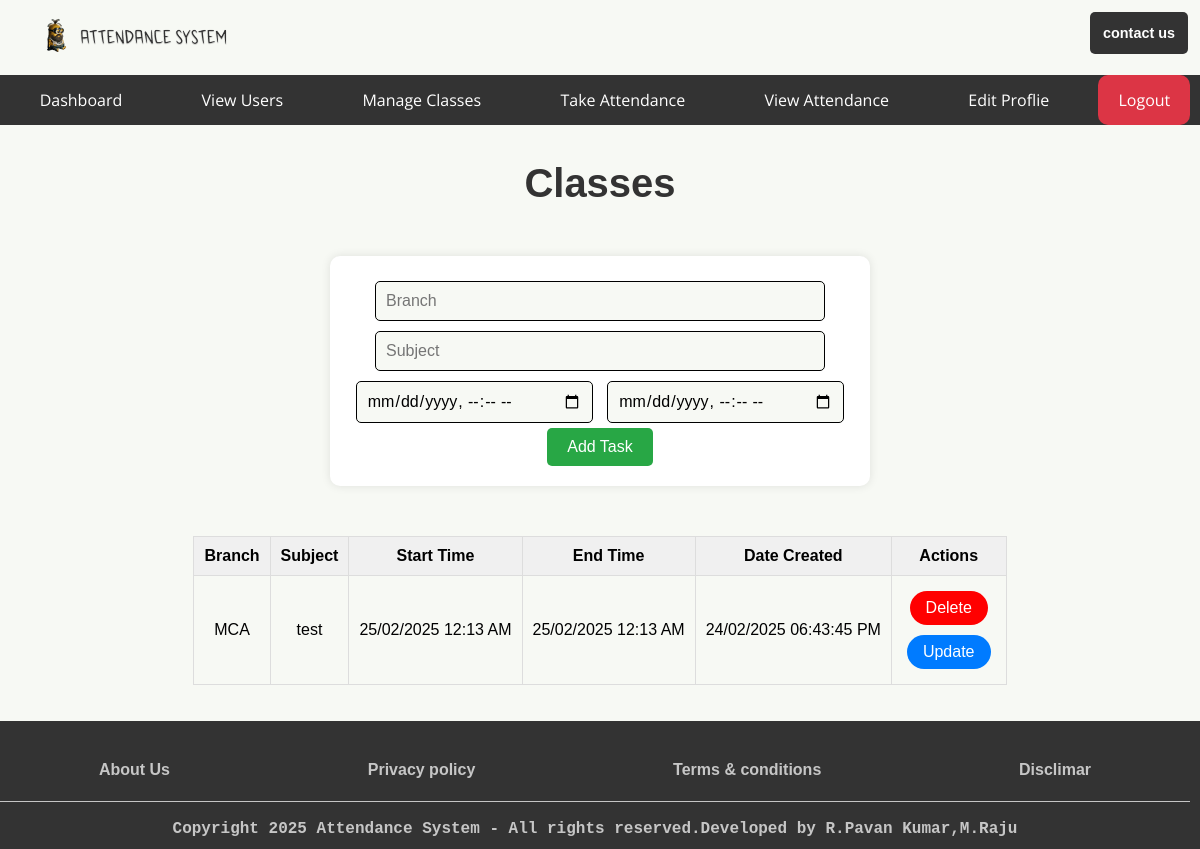
Page /teacher/manage_classes (signed in) on the committed database.
### app.py (models this page shows, shortened)
class SubjectsClasses(db.Model):  # Renamed to SubjectsClasses
    id = db.Column(db.Integer, primary_key=True)
    Branch = db.Column(db.String(200), nullable=False)
    Subject = db.Column(db.String(200), nullable=False)
    Start_Time = db.Column(db.DateTime, nullable=False)
    End_Time = db.Column(db.DateTime, nullable=False)
    date_created = db.Column(db.DateTime, default=datetime.utcnow)
    completed = db.Column(db.Integer, default=0)

### app.py (the view)
@app.route('/teacher/manage_classes', methods=['GET', 'POST'])
@role_required(['admin', 'teacher'])  # Allow both admin and teacher roles
def manage_classes():
    if request.method == "POST":
        branch = request.form['branch']
        subject = request.form['subject']
        start_time_str = request.form['start_time']
        end_time_str = request.form['end_time']
        if not start_time_str or not end_time_str:
            return "Error: Start Time and End Time are required fields", 400
        try:
            start_time = datetime.strptime(start_time_str, "%Y-%m-%dT%H:%M")
            end_time = datetime.strptime(end_time_str, "%Y-%m-%dT%H:%M")
        except ValueError:
            return "Error: Invalid date format. Please use YYYY-MM-DDTHH:MM format", 400
        new_task = SubjectsClasses(Branch=branch, Subject=subject, Start_Time=start_time, End_Time=end_time)
        try:
            db.session.add(new_task)
            db.session.commit()
            return redirect("/teacher/manage_classes")
        except Exception as e:
            print(f"Error: {e}")
            return f'Error: {e}'
    else:
        subjects = SubjectsClasses.query.filter(SubjectsClasses.Start_Time != None, SubjectsClasses.End_Time != None).order_by(SubjectsClasses.date_created).all()
        return render_template('auth/dashboards/teacher/manage_classes.html', subjects=subjects)

### app.py (called while the page is built)
def role_required(roles):
    if not isinstance(roles, list):
        roles = [roles]  # Ensure roles is a list
    def decorator(func):
        @wraps(func)
        def wrapper(*args, **kwargs):
            if 'username' not in session:
                return redirect(url_for('login'))
            user = User.query.filter_by(username=session['username']).first()
            if user.role not in roles:  # Check if the user's role is in the allowed roles list
                return redirect(url_for('index'))  # Redirect to the home page if unauthorized
            return func(*args, **kwargs)
        return wrapper
    return decorator

### templates/auth/dashboards/teacher/manage_classes.html (shortened to what this page needs)
{% extends 'base/base_teacher.html' %}
{% block body %}
<main>
            <h1>Classes</h1>
            <div class="div-sec">
            <form action="{{ url_for('manage_classes') }}" id="form-sec" method="POST">
                <input type="text" name="branch" id="text-sec" placeholder="Branch" required />
                <input type="text" name="subject" id="text-sec" placeholder="Subject" required />
                <input type="datetime-local" name="start_time" id="start_time" required />
                <input type="datetime-local" name="end_time" id="end_time" required />
                <input type="submit" value="Add Task" id="add_btn" />
            </form>
        </div>
            {% if subjects|length < 1 %}
                <h4>There are no Classes... create one below</h4>
            {% else %}
            <div style="overflow-x: auto; max-width: 100%;">
                <table>
                    <tr>
                        <th>Branch</th>
                        <th>Subject</th>
                        <th>Start Time</th>
                        <th>End Time</th>
                        <th>Date Created</th>
                        <th>Actions</th>
                    </tr>
                    {% for task in subjects %}
                        <tr>
                            <td>{{ task.Branch }}</td>
                            <td>{{ task.Subject }}</td>
                            <td>{{ task.Start_Time.strftime("%d/%m/%Y %I:%M %p") }}</td>
                            <td>{{ task.End_Time.strftime("%d/%m/%Y %I:%M %p") }}</td>
                            <td>{{ task.date_created.strftime("%d/%m/%Y %I:%M:%S %p") }}</td>
                            <td>
                                <a href="/delete/{{ task.id }}" class="delete" onclick="return confirm('Are you sure you want to delete this class?')">Delete</a>
                                <br />
                                <a href="/teacher/manage_classes/update/{{ task.id }}" id="update">Update</a>
                            </td>
                        </tr>
                    {% endfor %}
                </table>
            </div>
            {% endif %}
</main>
{% endblock body %}

### static/styles/index.css (style rules this page uses)
* { background: #f7f9f4; font-family: 'Arial', sans-serif; margin: 0; padding: 0; box-sizing: border-box; font-size: 1rem; text-decoration: none; }
a { background: transparent; }
main { display: flex; justify-content: start; align-items: center; flex-direction: column; padding: 3% 0; width: 100%; min-height: 60vh; }
a { text-decoration: none; }
form { width: 300px; max-width: 500px; margin: 40px auto; padding: 20px; border: 1px solid #ddd; border-radius: 10px; box-shadow: 0 0 10px rgba(0, 0, 0, 0.1); }
input[type="email"], input[type="password"], input[type="text"] { width: 90%; padding: 10px; margin-bottom: 20px; border: 1px solid #ccc; }
input[type="submit"] { background-color: #333; color: #fff; padding: 10px 20px; border: none; border-radius: 5px; cursor: pointer; }
table { margin: 0 auto; border-collapse: collapse; border-spacing: 0; width: 100%; border: 1px solid #ddd; }
th, td { border: 1px solid #ddd; padding: 10px; text-align: center; }
th { background-color: #f0f0f0; }
h1 { text-align: center; font-size: 2.5rem; color: #333; }
.div-sec { overflow-x: auto; max-width: 100%; margin: 50px auto; padding: 20px; background-color: #fff; border-radius: 10px; -webkit-box-shadow: 0 0 10px rgba(0, 0, 0, 0.1); box-shadow: 0 0 10px rgba(0, 0, 0, 0.1); text-align: center; }
#form-sec { width: auto; max-width: auto; margin: 0 auto; padding: 0 0 0 0; border: none; border-radius: none; box-shadow: none; display: flex; background-color: #ffffff; display: block; margin-top: 0em; unicode-bidi: isolate; }
#text-sec { padding: 10px; margin: 5px; border: solid 1px; border-radius: 5px; }
input[type="datetime-local"] { padding: 10px; margin: 5px; border: solid 1px; border-radius: 5px; }
#add_btn { background-color: #28a745; color: #fff; cursor: pointer; }
#update { display: inline-block; padding: 8px 16px; margin: 5px; border-radius: 20px; background-color: #007bff; color: #fff; text-decoration: none; -webkit-transition: background-color 0.3s ease; transition: background-color 0.3s ease; }
.delete { display: inline-block; padding: 8px 16px; margin: 5px; border-radius: 20px; background-color: #ff0000; color: #fff; text-decoration: none; -webkit-transition: background-color 0.3s ease; transition: background-color 0.3s ease; }

### rows in the picture
SubjectsClasses: Branch "MCA", Subject "test", Start_Time "25/02/2025 12:13 AM", End_Time "25/02/2025 12:13 AM", date_created "24/02/2025 06:43:45 PM"
